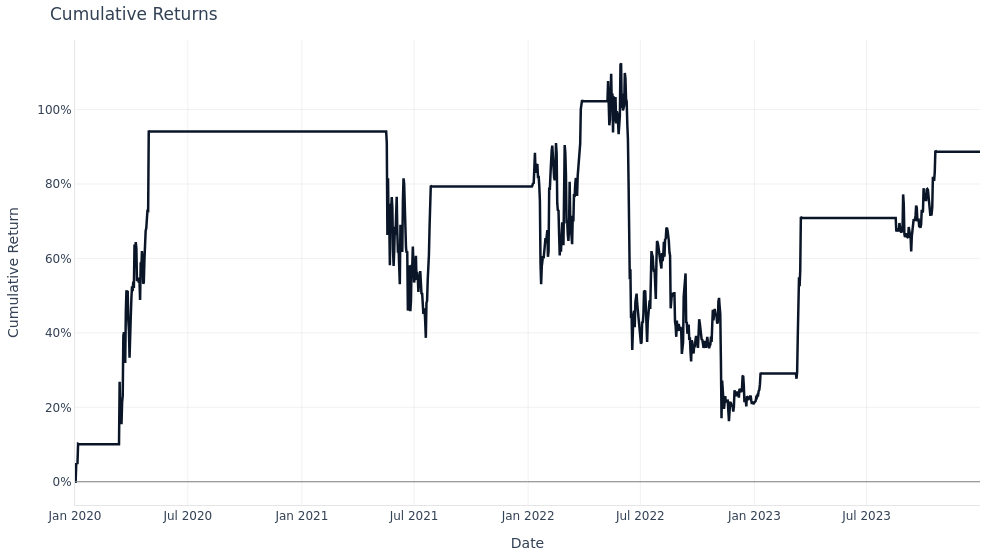

The notebook cell this image was saved under:
### Markdown cell above
### Equity Curve and Drawdowns

### Code cell
fig = plot_cumulative_returns(analysis_net)
fig.show()

### Figure 1 — Plotly figure (JSON) as saved in the notebook; plotly's stock layout.template omitted (floating-point values rounded to 4 significant figures; data arrays with more than 128 entries replaced by an {"elided": "..."} marker saying what was removed)
{"data": [{"hovertemplate": "Date: %{x}<br>Return: %{y:.2%}<extra></extra>", "line": {"color": "#0a1628", "width": 2.5}, "mode": "lines", "name": "Strategy", "type": "scatter", "x": {"elided": "1461 str values"}, "y": {"elided": "1461 float values"}}], "layout": {"font": {"color": "#334155", "family": "DM Sans, DejaVu Sans, sans-serif", "size": 12}, "height": 560, "hoverlabel": {"bgcolor": "white", "font": {"family": "DM Sans, DejaVu Sans, sans-serif", "size": 13}}, "hovermode": "x unified", "legend": {"x": 0.01, "xanchor": "left", "y": 0.99, "yanchor": "top"}, "margin": {"b": 40, "l": 60, "r": 20, "t": 40}, "paper_bgcolor": "rgba(0,0,0,0)", "plot_bgcolor": "rgba(0,0,0,0)", "shapes": [{"line": {"color": "gray", "dash": "solid", "width": 1}, "type": "line", "x0": 0, "x1": 1, "xref": "x domain", "y0": 0, "y1": 0, "yref": "y"}], "showlegend": false, "title": {"text": "Cumulative Returns"}, "width": 1000, "xaxis": {"gridcolor": "rgba(0,0,0,0.06)", "linecolor": "rgba(0,0,0,0.1)", "title": {"text": "Date"}, "zeroline": false}, "yaxis": {"gridcolor": "rgba(0,0,0,0.06)", "linecolor": "rgba(0,0,0,0.1)", "tickformat": ".0%", "title": {"text": "Cumulative Return"}, "zeroline": false}}}
